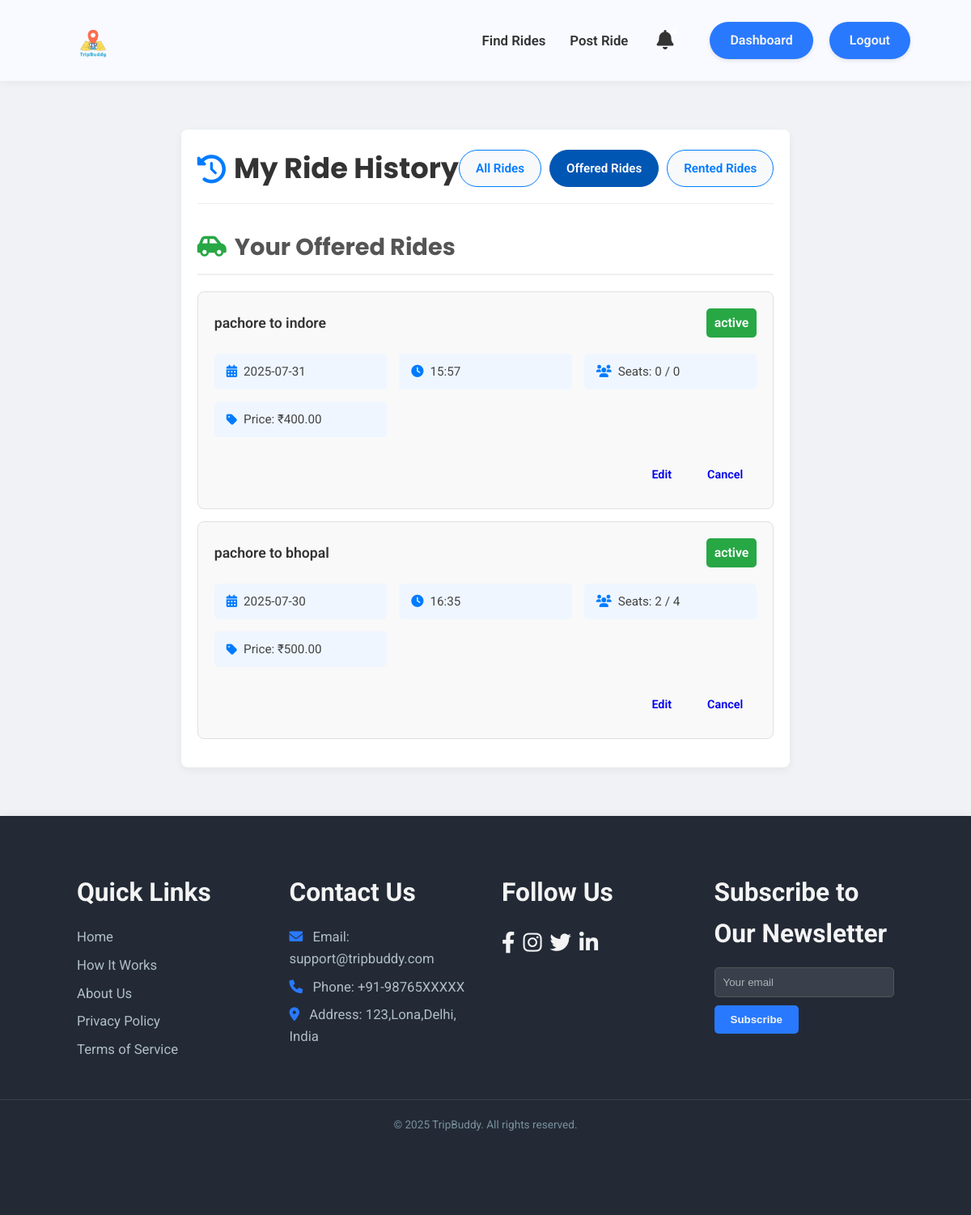
Page /my_rides?filter=offered (signed in) on the committed database.
### models.py (models this page shows, shortened)
class Ride(db.Model):
    id = db.Column(db.Integer, primary_key=True)
    creator_id = db.Column(db.Integer, db.ForeignKey('user.id'), nullable=False)
    start_location = db.Column(db.String(100), nullable=False)
    end_location = db.Column(db.String(100), nullable=False)
    price = db.Column(db.Float, nullable=False)
    seats = db.Column(db.Integer, nullable=False)
    date = db.Column(db.Date, nullable=False) # Make sure this is present and nullable=False
    time = db.Column(db.String(20), nullable=False) # Make sure this is present and nullable=False
    description = db.Column(db.Text, nullable=True)
    bookings = db.relationship('Booking', backref='ride', lazy=True)
    status = db.Column(db.String(20), default='active', nullable=False) # e.g., 'active', 'completed', 'cancelled'
    driver = db.relationship('User', foreign_keys=[creator_id], backref='offered_rides', lazy=True)

### app.py (the view, shortened to what this page needs)
@app.route('/my_rides')
@login_required
def my_rides():
    filter_param = request.args.get('filter', 'all')
    offered_rides = []
    rented_rides = []
    print(f"DEBUG: Current user ID: {current_user.id}") # ADD THIS DEBUG LINE
    if filter_param == 'all' or filter_param == 'offered':
        offered_rides_raw = Ride.query.filter_by(creator_id=current_user.id).order_by(Ride.date.desc(), Ride.time.desc()).all()
        for ride in offered_rides_raw:
            booked_seats_sum = db.session.query(func.sum(Booking.seats_booked)).filter(Booking.ride_id == ride.id, Booking.status == 'confirmed').scalar()
            booked_seats_sum = booked_seats_sum if booked_seats_sum is not None else 0
            ride.seats_available = ride.seats - booked_seats_sum
            ride.total_seats = ride.seats
            if ride.status == 'active':
                ride.status_class = 'active'
            elif ride.status == 'completed':
                ride.status_class = 'completed'
            elif ride.status == 'cancelled':
                ride.status_class = 'cancelled'
            else:
                ride.status_class = 'pending'
            offered_rides.append(ride)
        print(f"DEBUG: Offered rides found: {len(offered_rides)}") # ADD THIS DEBUG LINE
    return render_template(
        'my_rides.html',
        offered_rides=offered_rides,
        rented_rides=rented_rides,
        filter=filter_param
    )

### app.py (called while the page is built)
@login_manager.user_loader
def load_user(user_id):
    return User.query.get(int(user_id))

### templates/my_rides.html (shortened to what this page needs)
<!DOCTYPE html>
<html lang="en">
<head>
    <link rel="stylesheet" href="https://cdnjs.cloudflare.com/ajax/libs/font-awesome/6.0.0-beta3/css/all.min.css">
    <link rel="stylesheet" href="{{ url_for('static', filename='css/main.css') }}">
    <link rel="stylesheet" href="{{ url_for('static', filename='css/dashboard.css') }}">
</head>
<body>
    <header class="dashboard-header">
        <div class="header-container">
            <div class="logo">
                <img src="{{ url_for('static', filename='images/tripbuddy.png') }}" alt="TripBuddy Logo" class="logo-img">
            </div>
            <div class="header-right-section">
                <nav class="dashboard-nav-header">
                    <ul>
                        <li><a href="{{ url_for('find_rides') }}">Find Rides</a></li>
                        <li><a href="{{ url_for('post_ride') }}">Post Ride</a></li>
                    </ul>
                </nav>
                <div class="header-actions">
                    <button class="notification-bell" aria-label="Notifications">
                        <i class="fas fa-bell"></i>
                        <span class="notification-badge" id="notification-count">0</span>
                    </button>
                    <a href="{{ url_for('dashboard') }}" class="logout-btn-header">Dashboard</a>
                    <a href="{{ url_for('logout') }}" class="logout-btn-header">Logout</a>
                </div>
            </div>
        </div>
    </header>
    <main>
        <div class="my-rides-container">
            <div class="my-rides-header">
                <h1><i class="fas fa-history"></i> My Ride History</h1>
                <div class="filter-buttons">
                    <a href="{{ url_for('my_rides', filter='all') }}" class="btn {% if filter == 'all' %}btn-primary active{% else %}btn-secondary{% endif %}">All Rides</a>
                    <a href="{{ url_for('my_rides', filter='offered') }}" class="btn {% if filter == 'offered' %}btn-primary active{% else %}btn-secondary{% endif %}">Offered Rides</a>
                    <a href="{{ url_for('my_rides', filter='rented') }}" class="btn {% if filter == 'rented' %}btn-primary active{% else %}btn-secondary{% endif %}">Rented Rides</a>
                </div>
            </div>
            <section class="rides-list-section">
                {% if offered_rides or rented_rides %}
                    {% if offered_rides and (filter == 'all' or filter == 'offered') %}
                        <h2 class="ride-category-title"><i class="fas fa-car-side"></i> Your Offered Rides</h2>
                        {% for ride in offered_rides %}
                            <div class="ride-card">
                                <div class="ride-card-header">
                                    <span>{{ ride.start_location }} to {{ ride.end_location }}</span>
                                    <span class="ride-status {{ ride.status_class }}">{{ ride.status }}</span>
                                </div>
                                <div class="ride-details-grid">
                                    <div class="ride-detail-item"><i class="fas fa-calendar-alt"></i> {{ ride.date.strftime('%Y-%m-%d') }}</div>
                                    <div class="ride-detail-item"><i class="fas fa-clock"></i> {{ ride.time }}</div>
                                    <div class="ride-detail-item"><i class="fas fa-users"></i> Seats: {{ ride.seats_available }} / {{ ride.total_seats }}</div>
                                    <div class="ride-detail-item"><i class="fas fa-tag"></i> Price: ₹{{ "%.2f"|format(ride.price) }}</div>
                                </div>
                                <div class="ride-actions">
                                    <a href="{{ url_for('edit_ride', ride_id=ride.id) }}" class="btn btn-info">Edit</a>
                                    <a href="{{ url_for('cancel_ride', ride_id=ride.id) }}" class="btn btn-danger">Cancel</a>
                                </div>
                            </div>
                        {% endfor %}
                    {% elif filter == 'offered' %}
                        <p class="no-rides-message"><i class="fas fa-info-circle"></i> You have not offered any rides yet.</p>
                    {% endif %}
                {% else %}
                    <p class="no-rides-message"><i class="fas fa-info-circle"></i> You have no ride history yet. Start by <a href="{{ url_for('find_rides') }}">finding a ride</a> or <a href="{{ url_for('post_ride') }}">offering one</a>!</p>
                {% endif %}
            </section>
        </div>
    </main>
    <footer class="main-footer section-padding">
        <div class="footer-container container">
            <div class="footer-links-group">
                <h4>Quick Links</h4>
                <a href="{{ url_for('home') }}">Home</a>
                <a href="{{ url_for('home') }}#how-it-works">How It Works</a>
                <a href="{{ url_for('about') }}">About Us</a>
                <a href="#">Privacy Policy</a>
                <a href="#">Terms of Service</a>
            </div>
            <div class="footer-contact-group">
                <h4>Contact Us</h4>
                <p><i class="fas fa-envelope"></i> Email: support@tripbuddy.com</p>
                <p><i class="fas fa-phone"></i> Phone: +91-98765XXXXX</p>
                <p><i class="fas fa-map-marker-alt"></i> Address: 123,Lona,Delhi, India</p>
            </div>
            <div class="footer-social-group">
                <h4>Follow Us</h4>
                <div class="social-icons">
                    <a href="https://www.facebook.com" target="_blank" aria-label="Facebook"><i class="fab fa-facebook-f"></i></a>
                    <a href="https://www.instagram.com" target="_blank" aria-label="Instagram"><i class="fab fa-instagram"></i></a>
                    <a href="https://www.twitter.com" target="_blank" aria-label="Twitter"><i class="fab fa-twitter"></i></a>
                    <a href="https://www.linkedin.com" target="_blank" aria-label="LinkedIn"><i class="fab fa-linkedin-in"></i></a>
                </div>
            </div>
            <div class="footer-newsletter-group">
                <h4>Subscribe to Our Newsletter</h4>
                <form class="newsletter-form">
                    <input type="email" placeholder="Your email" required />
                    <button type="submit">Subscribe</button>
                </form>
            </div>
        </div>
        <p class="footer-copy">&copy; 2025 TripBuddy. All rights reserved.</p>
    </footer>
</body>
</html>

### static/css/main.css (style rules this page uses)
* { margin: 0; padding: 0; box-sizing: border-box; }
:root { --primary-color: #2979FF; --secondary-color: #FFD600; --dark-blue-hover: #1976D2; --dark-yellow-hover: #FFC107; --text-dark: #333333; --text-light: #f4f4f4; --background-light: #ffffff; --bg-dark: #232a36; --shadow-light: rgba(0, 0, 0, 0.05); --shadow-medium: rgba(0, 0, 0, 0.15); --poppins: 'Poppins', sans-serif; --roboto: 'Roboto', sans-serif; --primary-color-dark: #1976D2; --text-white: #ffffff; --bg-card: #ffffff; --text-medium: #666; }
body { font-family: var(--roboto); line-height: 1.6; color: var(--text-dark); background-color: #F0F2F5; overflow-x: hidden; display: flex; flex-direction: column; min-height: 100vh; }
.container { width: 90%; max-width: 1200px; margin: 0 auto; }
h1, h2, h3 { font-family: var(--poppins); color: var(--text-dark); margin-bottom: 20px; }
.section-padding { padding: 80px 0; }
.logo img { height: 80px; width: auto; display: block; }
.btn, .nav-btn { display: inline-flex; align-items: center; justify-content: center; padding: 8px 20px; border-radius: 25px; text-decoration: none; font-weight: 600; transition: all 0.3s ease; font-size: 1em; border: 2px solid transparent; cursor: pointer; white-space: nowrap; }
.btn::after, .nav-btn::after { display: none; }
.main-footer { background: var(--bg-dark); color: #B0BEC5; text-align: center; box-shadow: 0 -2px 10px var(--shadow-light); padding-top: 50px; margin-top: auto; }
.main-footer .footer-container { display: flex; flex-wrap: wrap; justify-content: space-around; margin-bottom: 20px; font-size: 1.1em; padding: 0 15px; }
.footer-links-group, .footer-contact-group, .footer-social-group, .footer-newsletter-group { margin: 20px; min-width: 200px; flex: 1; max-width: 280px; text-align: left; }
.footer-links-group h4, .footer-contact-group h4, .footer-social-group h4, .footer-newsletter-group h4 { margin-bottom: 15px; font-size: 1.8em; color: var(--text-light); }
.footer-links-group a, .footer-contact-group p { display: block; color: #B0BEC5; text-decoration: none; margin-bottom: 8px; font-size: 0.95em; }
.footer-contact-group p i { margin-right: 8px; color: var(--primary-color); }
.footer-social-group .social-icons { margin-top: 0; display: flex; justify-content: flex-start; }
.footer-social-group .social-icons a { margin: 0 10px 0 0; font-size: 1.5em; color: var(--text-light); }
.footer-newsletter-group .newsletter-form { display: flex; flex-direction: column; align-items: flex-start; }
.footer-newsletter-group input { padding: 10px; width: 100%; max-width: 250px; margin-bottom: 10px; border: 1px solid #555; background-color: rgba(255, 255, 255, 0.1); color: var(--text-light); border-radius: 5px; }
.footer-newsletter-group input::placeholder { color: rgba(255, 255, 255, 0.6); }
.footer-newsletter-group button { padding: 10px 20px; background-color: var(--primary-color); color: var(--text-light); border: none; cursor: pointer; border-radius: 5px; font-weight: bold; transition: background-color 0.3s ease; }
.footer-copy { border-top: 1px solid rgba(255, 255, 255, 0.1); padding-top: 20px; margin-top: 20px; padding-bottom: 20px; font-size: 0.85em; color: #78909C; }

### rows in the picture
Ride: start_location "pachore", end_location "indore", status "active", date "2025-07-31", time "15:57", seats_available "0", total_seats "0", price "400.00"
Ride: start_location "pachore", end_location "bhopal", status "active", date "2025-07-30", time "16:35", seats_available "2", total_seats "4", price "500.00"
